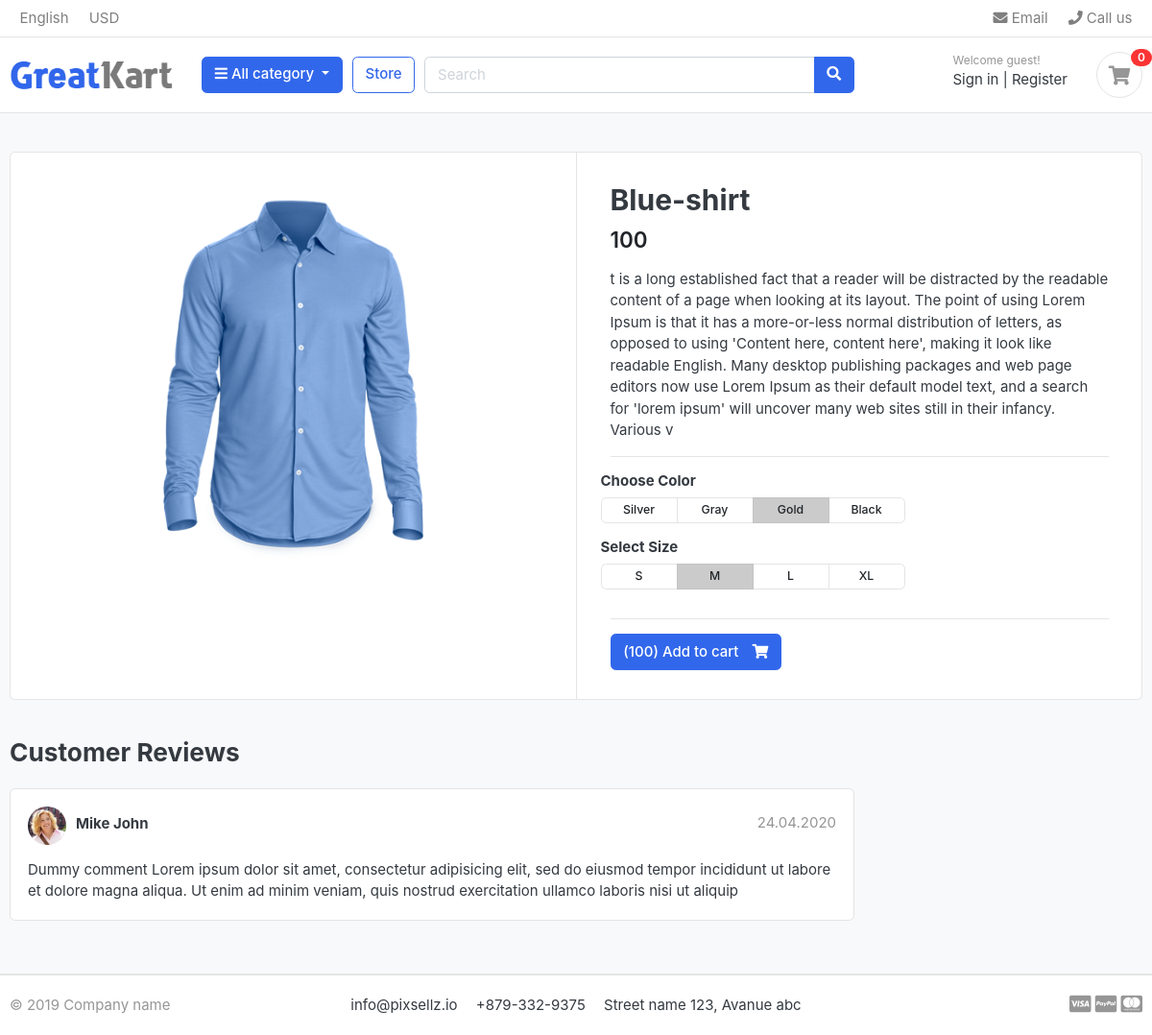
Page /store/shirts/blue-shirt/ on the committed database.
### store/models.py (models this page shows, shortened)
class Product(models.Model):
    name = models.CharField(max_length=100, unique=True)
    slug = models.SlugField(max_length=100, unique=True)
    description = models.TextField(max_length=500, blank=True)
    price = models.IntegerField()
    image = models.ImageField(upload_to = 'photo/products')
    stock = models.IntegerField()
    is_available = models.BooleanField(default=True)
    category = models.ForeignKey(Category, on_delete=models.CASCADE)
    created_date = models.DateTimeField(auto_now_add=True)
    modified_date = models.DateTimeField(auto_now=True)

### store/views.py (the view)
# urls.py: path('<slug:category_slug>/<slug:product_slug>/', product_detail, name="product_detail"),
def product_detail(request,category_slug,product_slug):
        product=get_object_or_404(Product,slug=product_slug,category__slug=category_slug)
        context={
            'product':product
        }
        return render(request,'product_detail.html',context)

### category/context_processors.py (called while the page is built)
def menu_links(request):
    categories = Category.objects.all()
    return dict(categories=categories)

### category/models.py (called while the page is built)
    def get_url(self):
        return  reverse('product_by_category',args=[self.slug])

### templates/product_detail.html
{% extends 'base.html' %}
{% load static %}
{% block content %}
<section class="section-content padding-y bg">
<div class="container">
<div class="card">
	<div class="row no-gutters">
		<aside class="col-md-6">
<article class="gallery-wrap">
	<div class="img-big-wrap">
	   <a href="#"><img src="{{ product.image.url }}"></a>
	</div>
</article>
		</aside>
		<main class="col-md-6 border-left">
<article class="content-body">
<h2 class="title">{{ product.name}}</h2>
<div class="mb-3">
	<var class="price h4">{{product.price}}</var>
</div>
<p>{{ product.description}}</p>
<hr>
	<div class="row">
		<div class="item-option-select">
			<h6>Choose Color</h6>
			<div class="btn-group btn-group-sm btn-group-toggle" data-toggle="buttons">
			  <label class="btn btn-light">
			    <input type="radio" name="radio_color"> Silver
			  </label>
			  <label class="btn btn-light">
			    <input type="radio" name="radio_color" > Gray
			  </label>
			  <label class="btn btn-light active">
			    <input type="radio" name="radio_color checked"> Gold
			  </label>
			  <label class="btn btn-light">
			    <input type="radio" name="radio_color"> Black
			  </label>
			</div>
		</div>
	</div>
	<div class="row">
		<div class="item-option-select">
			<h6>Select Size</h6>
			<div class="btn-group btn-group-sm btn-group-toggle" data-toggle="buttons">
			  <label class="btn btn-light">
			    <input type="radio" name="radio_color"> S
			  </label>
			  <label class="btn btn-light active">
			    <input type="radio" name="radio_color" checked> M
			  </label>
			  <label class="btn btn-light">
			    <input type="radio" name="radio_color"> L
			  </label>
			  <label class="btn btn-light">
			    <input type="radio" name="radio_color"> XL
			  </label>
			</div>
		</div>
	</div>
	<hr>
    {% if product.stock <= 0 %}
    <h5 class="text-danger">Out of stock</h5>
{% else %}
    <a href="{% url 'cart_add' product.id %}" class="btn  btn-primary">
    <span class="text">({{product.stock}}) Add to cart</span>
    <i class="fas fa-shopping-cart"></i> </a>
{% endif %}
</article>
		</main>
	</div>
</div>
<br>
<div class="row">
			<div class="col-md-9">
	<header class="section-heading">
		<h3>Customer Reviews </h3>
	</header>
	<article class="box mb-3">
		<div class="icontext w-100">
			<img src="{% static './images/avatars/avatar1.jpg' %}" class="img-xs icon rounded-circle">
			<div class="text">
				<span class="date text-muted float-md-right">24.04.2020 </span>
				<h6 class="mb-1">Mike John </h6>
			</div>
		</div>
		<div class="mt-3">
			<p>
				Dummy comment Lorem ipsum dolor sit amet, consectetur adipisicing elit, sed do eiusmod
				tempor incididunt ut labore et dolore magna aliqua. Ut enim ad minim veniam,
				quis nostrud exercitation ullamco laboris nisi ut aliquip
			</p>
		</div>
	</article>
	</div>
</div>
</div>
</section>
{% endblock content %}

### static/css/ui.css (style rules this page uses)
html { font-family: "Inter", sans-serif; font-size: 15px; }
.content-body { flex: 1 1 auto; padding: 2rem 2.3rem; }
.img-xs, .img-sm, .img-md, .img-lg { -o-object-fit: cover; object-fit: cover; flex-shrink: 0; flex-grow: 0; }
.img-xs { width: 40px; height: 40px; }
.padding-y { padding-top: 40px; padding-bottom: 40px; }
var { font-style: normal; }
article:after, .form-group:after { display: block; clear: both; content: ""; }
.bg { background-color: #f8f9fa; }
.section-heading { margin-bottom: 20px; margin-top: 15px; }
p:last-child { margin-bottom: 0; }
.btn-light { background-color: #fff; border-color: #e4e4e4; }
.btn .text + i { margin-left: 10px; }
.icontext { display: inline-flex; align-items: center; vertical-align: middle; }
.icontext .text { width: 100%; line-height: 1.2; }
.icontext .icon { position: relative; margin-right: 10px; flex-shrink: 0; flex-grow: 0; }
.price { font-weight: 600; color: #212529; }
.box { padding: 18px; background: #fff; border-radius: 0.37rem; border: 1px solid #e4e4e4; }
.box img { max-width: 100%; }
.gallery-wrap .img-big-wrap { margin-bottom: 10px; border-radius: 0.37rem; overflow: hidden; background-color: #fff; }
.gallery-wrap .img-big-wrap a { text-align: center; display: block; }
.gallery-wrap .img-big-wrap img { height: 450px; width: auto; display: inline-block; }
.item-option-select { margin-bottom: 1rem; display: inline-block; margin-right: 15px; }
.item-option-select .btn { min-width: 80px; }

### rows in the picture
Product: image (picture), name "Blue-shirt", price "100", description "t is a long established fact that a reader will be distracted by the readable content of a page when looking at its layout. The point of using Lorem Ipsum is that it has a more-or-less normal distribution of letters, as opposed to using 'Content here, content here', making it look like readable English. Many desktop publishing packages and web page editors now use Lorem Ipsum as their default model text, and a search for 'lorem ipsum' will uncover many web sites still in their infancy. Various v", stock "100"
